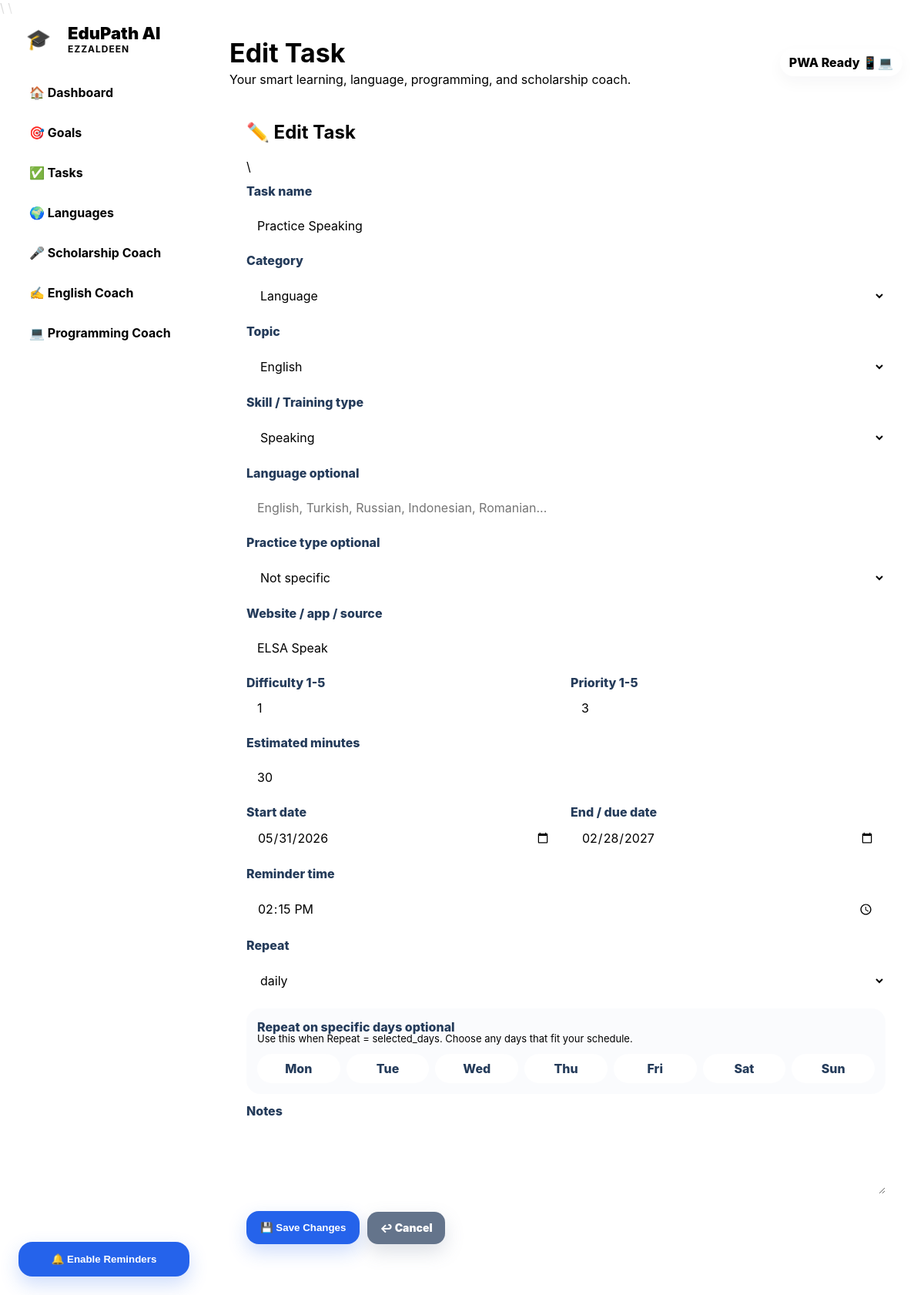
The page /task/1/edit on the database its author committed.
### app/__init__.py (models this page shows)
class StudyTask(db.Model):
    id = db.Column(db.Integer, primary_key=True)
    goal_id = db.Column(db.Integer, db.ForeignKey("goal.id"), nullable=True)
    title = db.Column(db.String(220), nullable=False)
    category = db.Column(db.String(80), nullable=False, default="Study")
    custom_category = db.Column(db.String(120), nullable=True)
    skill = db.Column(db.String(100), nullable=False, default="General")
    topic = db.Column(db.String(120), nullable=True)
    custom_topic = db.Column(db.String(120), nullable=True)
    custom_skill = db.Column(db.String(120), nullable=True)
    language = db.Column(db.String(80), nullable=True)
    practice_type = db.Column(db.String(80), nullable=True)
    source = db.Column(db.String(180), nullable=True)
    difficulty = db.Column(db.Integer, nullable=False, default=1)
    priority = db.Column(db.Integer, nullable=False, default=3)
    estimated_minutes = db.Column(db.Integer, nullable=False, default=30)
    start_date = db.Column(db.String(40), nullable=True)
    due_date = db.Column(db.String(40), nullable=True)
    reminder_time = db.Column(db.String(20), nullable=True)
    repeat_type = db.Column(db.String(40), nullable=False, default="daily")
    repeat_days = db.Column(db.String(120), nullable=True)
    status = db.Column(db.String(30), nullable=False, default="pending")
    review_count = db.Column(db.Integer, nullable=False, default=0)
    last_reviewed = db.Column(db.String(40), nullable=True)
    notes = db.Column(db.Text, nullable=True)
    goal = db.relationship("Goal", backref="tasks")

### app/__init__.py (the view, shortened to what this page needs)
    @app.route("/task/<int:task_id>/edit", methods=["GET", "POST"])
    def edit_task(task_id):
        task = StudyTask.query.get_or_404(task_id)
        return render_template("edit_task.html", task=task)

### app/templates/edit_task.html (shortened to what this page needs)
{% extends "base.html" %}{% block page_title %}Edit Task{% endblock %}{% block content %}<section class="card"><h2>✏️ Edit Task</h2><form method="POST" class="form">{% include "_task_form.html" %}<div class="actions"><button type="submit">💾 Save Changes</button><a class="small-button cancel" href="{{ url_for('tasks') }}">↩ Cancel</a></div></form></section>{% endblock %}

### app/templates/_task_form.html (shortened to what this page needs)
\
<label>Task name</label><input name="title" value="{{ task.title if task else '' }}" placeholder="Example: Practice Python loops, Solve algebra problems, Write motivation paragraph">
<label>Category</label><select name="category" id="categorySelect">{% for c in ["Language", "Programming", "Mathematics", "Scholarship", "AI", "General", "Other"] %}<option value="{{ c }}" {% if task and task.category == c %}selected{% endif %}>{{ c }}</option>{% endfor %}</select>
<label>Topic</label><select name="topic" id="topicSelect" data-current="{{ task.topic if task else '' }}"></select>
<div class="conditional-field" id="customTopicBox"><label>Custom topic</label><input name="custom_topic" id="customTopicInput" value="{{ task.custom_topic if task else '' }}" placeholder="Write your own topic"></div>
<label>Skill / Training type</label><select name="skill" id="skillSelect" data-current="{{ task.skill if task else '' }}"></select>
<div class="conditional-field" id="customSkillBox"><label>Custom skill</label><input name="custom_skill" id="customSkillInput" value="{{ task.custom_skill if task else '' }}" placeholder="Write your own skill"></div>
<label>Language optional</label><input name="language" value="{{ task.language if task else '' }}" placeholder="English, Turkish, Russian, Indonesian, Romanian...">
<label>Practice type optional</label><select name="practice_type">{% for p in ["", "Reading", "Writing", "Listening", "Speaking", "Vocabulary", "Grammar", "Pronunciation", "Problem Solving", "Debugging", "Review"] %}<option value="{{ p }}" {% if task and task.practice_type == p %}selected{% endif %}>{{ p or "Not specific" }}</option>{% endfor %}</select>
<label>Website / app / source</label><input name="source" value="{{ task.source if task else '' }}" placeholder="Example: YouTube, TOEFL book, Codeforces, Khan Academy, Coursera">
<div class="form-row"><div><label>Difficulty 1-5</label><input name="difficulty" type="number" min="1" max="5" value="{{ task.difficulty if task else 1 }}"></div><div><label>Priority 1-5</label><input name="priority" type="number" min="1" max="5" value="{{ task.priority if task else 3 }}"></div></div>
<label>Estimated minutes</label><input name="estimated_minutes" type="number" min="5" value="{{ task.estimated_minutes if task else 30 }}"><div class="form-row"><div><label>Start date</label><input name="start_date" type="date" value="{{ task.start_date if task else '' }}"></div><div><label>End / due date</label><input name="due_date" type="date" value="{{ task.due_date if task else '' }}"></div></div>
<label>Reminder time</label><input name="reminder_time" type="time" value="{{ task.reminder_time if task else '' }}"><label>Repeat</label><select name="repeat_type">{% for r in ["daily", "weekly", "selected_days", "once"] %}<option {% if task and task.repeat_type == r %}selected{% endif %}>{{ r }}</option>{% endfor %}</select>
<div class="repeat-days-box"><label>Repeat on specific days optional</label><small class="hint">Use this when Repeat = selected_days. Choose any days that fit your schedule.</small><div class="weekday-grid">{% set selected_days = (task.repeat_days.split(",") if task and task.repeat_days else []) %}{% for day_value, day_label in [("0", "Mon"),("1", "Tue"),("2", "Wed"),("3", "Thu"),("4", "Fri"),("5", "Sat"),("6", "Sun")] %}<label class="weekday-pill"><input type="checkbox" name="repeat_days" value="{{ day_value }}" {% if day_value in selected_days %}checked{% endif %}><span>{{ day_label }}</span></label>{% endfor %}</div></div>
<label>Notes</label><textarea name="notes" rows="3">{{ task.notes if task else "" }}</textarea>

### app/static/css/style.css (style rules this page uses)
* { box-sizing: border-box; }
body { margin: 0; font-family: Inter, ui-sans-serif, system-ui, -apple-system, BlinkMacSystemFont, "Segoe UI", Arial, sans-serif; background: radial-gradient(circle at top left, rgba(37, 99, 235, 0.18), transparent 32%), radial-gradient(circle at bottom right, rgba(124, 58, 237, 0.18), transparent 32%), var(--bg); color: var(--text); min-height: 100vh; }
.card, .stat-card, .skill-card { background: var(--card); border: 1px solid var(--border); border-radius: 26px; padding: 22px; box-shadow: var(--shadow); backdrop-filter: blur(20px); }
.card h2, .card h3 { margin-top: 0; }
.form { display: flex; flex-direction: column; gap: 12px; }
.form-row { display: grid; grid-template-columns: 1fr 1fr; gap: 12px; }
label { font-weight: 800; color: #243b5a; }
input, select, textarea { width: 100%; padding: 13px 14px; border: 1px solid var(--border); border-radius: 16px; font: inherit; background: white; color: var(--text); outline: none; }
textarea { resize: vertical; }
button, .button, .small-button { display: inline-flex; align-items: center; justify-content: center; text-decoration: none; border: 0; border-radius: 16px; padding: 12px 16px; background: var(--primary); color: white; font-weight: 850; cursor: pointer; transition: 0.2s; }
.small-button { padding: 8px 11px; font-size: 13px; }
.actions { display: flex; flex-wrap: wrap; gap: 8px; margin-top: 10px; }
button, .button, .small-button, .actions a, .form button { color: #ffffff !important; background: #2563eb !important; border: 2px solid transparent !important; min-height: 42px; min-width: 96px; gap: 7px; opacity: 1 !important; visibility: visible !important; text-shadow: none !important; box-shadow: 0 10px 24px rgba(37, 99, 235, 0.22) !important; }
button[type="submit"], .form button[type="submit"] { background: #2563eb !important; color: #ffffff !important; }
.small-button { font-size: 14px !important; font-weight: 900 !important; padding: 9px 14px !important; border-radius: 14px !important; }
.small-button.cancel, .cancel { background: #64748b !important; color: #ffffff !important; box-shadow: 0 10px 24px rgba(100, 116, 139, 0.22) !important; }
.actions { display: flex !important; flex-wrap: wrap !important; gap: 10px !important; align-items: center !important; }
.actions a { text-decoration: none !important; }
.hint { display: block; color: var(--muted); font-size: 13px; margin-top: -4px; margin-bottom: 6px; line-height: 1.5; }
.repeat-days-box { border: 1px solid var(--border); background: rgba(248, 250, 252, 0.75); padding: 14px; border-radius: 18px; }
.weekday-grid { display: grid; grid-template-columns: repeat(7, 1fr); gap: 8px; margin-top: 10px; }
.weekday-pill { cursor: pointer; }
.weekday-pill span { display: flex; justify-content: center; align-items: center; min-height: 38px; border-radius: 999px; border: 1px solid var(--border); background: #ffffff; color: var(--text); font-weight: 850; transition: 0.2s; }
.conditional-field { display:none }
.hint { display:block;color:var(--muted);font-size:13px;margin-top:-4px;margin-bottom:6px;line-height:1.5 }
.repeat-days-box { border:1px solid var(--border);background:rgba(248,250,252,.75);padding:14px;border-radius:18px }
.weekday-grid { display:grid;grid-template-columns:repeat(7,1fr);gap:8px;margin-top:10px }
.weekday-pill { cursor:pointer }
.weekday-pill span { display:flex;justify-content:center;align-items:center;min-height:38px;border-radius:999px;border:1px solid var(--border);background:#fff;color:var(--text);font-weight:850;transition:.2s }

### rows shown on the page
StudyTask: title "Practice Speaking", category "Language", topic "English", skill "Speaking", practice_type "Not specific", source "ELSA Speak", difficulty "1", priority "3", estimated_minutes "30", start_date "05/31/2026", due_date "02/28/2027", reminder_time "14:15", repeat_type "daily"

### other values the page prints
{{ day_label }} "Mon" "Tue" "Wed" "Thu" "Fri" "Sat" "Sun"
